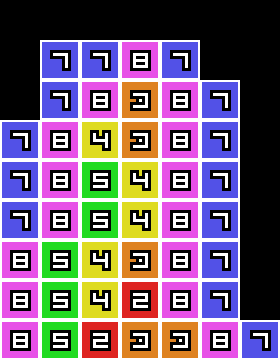

Below is a game level as drawn by its tile map, then a one-line description and the .tmx file that defines it, in full:
An orthogonal 7x9 tile map with 40x40 px tiles, 1 tile layer (object).

<map version="1.0" orientation="orthogonal" renderorder="right-down" width="7" height="9" tilewidth="40" tileheight="40" nextobjectid="1">
 <tileset firstgid="1" name="block" tilewidth="40" tileheight="40" tilecount="36" columns="12">
  <image source="../images/block.png" width="480" height="128" />
 </tileset>
 <layer name="object" width="7" height="9">
  <data encoding="csv">
0,0,0,0,0,0,0,
0,7,7,8,7,0,0,
0,7,8,3,8,7,0,
7,8,4,3,8,7,0,
7,8,5,4,8,7,0,
7,8,5,4,8,7,0,
8,5,4,3,8,7,0,
8,5,4,2,8,7,0,
8,5,2,3,3,8,7
</data>
 </layer>
</map>
